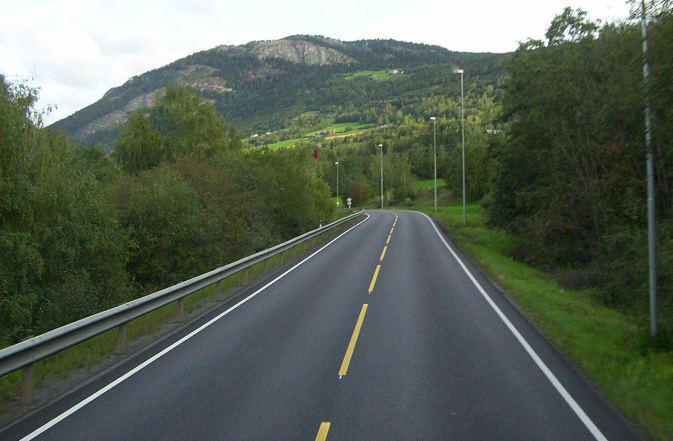
#> input picture OpenCV/imgs/Road_in_Norway.jpg, 1346 x 882 px, found by its file name (shown at 1/2 size)
$ python hello.py
#> lines starting #> are read from the running program, lines starting #| are printed output that depends on the picture; after the words box and inside, x2 and y2 are one past the last pixel; in counts of white or black regions, pixels touching at a corner belong together
import cv2
import sys
import numpy as np
import matplotlib.pyplot as plt

def canny(image): #Canny 해주기 위한 알고리즘
    gray = cv2.cvtColor(lane_image,cv2.COLOR_RGB2GRAY) #흑백을 반전시키는 이유는 차선을 분석할 때 보다 쉽게 차선을 검출하기 위함, RGB는 3 Channel, Gray는 1 Channel
    blur = cv2.GaussianBlur(gray, (5,5),0)#가우시안 블러를 활용하면 노이즈 줄임(가우스 함수로 이미지 블러링)
    canny = cv2.Canny(blur,50,150)#Canny활용하여 이미지 및 영상의 윤곽선만 보여줌
    return canny

def region_of_interest(img): #도로의 지역을 마스크를 통하여 표시
    height = img.shape[0]
    polygons = np.array([
        [(600, height), (1200, height), (900,400)]
        ])
    mask = np.zeros_like(img)
    cv2.fillPoly(mask, polygons, 255)
    masked_image = cv2.bitwise_and(canny, mask)
    return masked_image

def display_lines(img, lines):
    line_image = np.zeros_like(img)
    if lines is not None:
        for line in lines:
            x1, y1, x2, y2 = line.reshape(4)
            cv2.line(line_image, (x1, y1),(x2, y2), (255,0,0), 10)
    return line_image


img = cv2.imread("C:/Users/Dongwon/Documents/GitHub/Python_for_contest/OpenCV/imgs/Road_in_Norway.jpg")
#> img is the input picture: shape (882, 1346, 3); mean B, G, R 87, 99.6, 89.3
lane_image = np.copy(img)
canny = canny(lane_image)
#> in canny, `gray = cv2.cvtColor(lane_image,cv2.COLOR_RGB2GRAY)`:
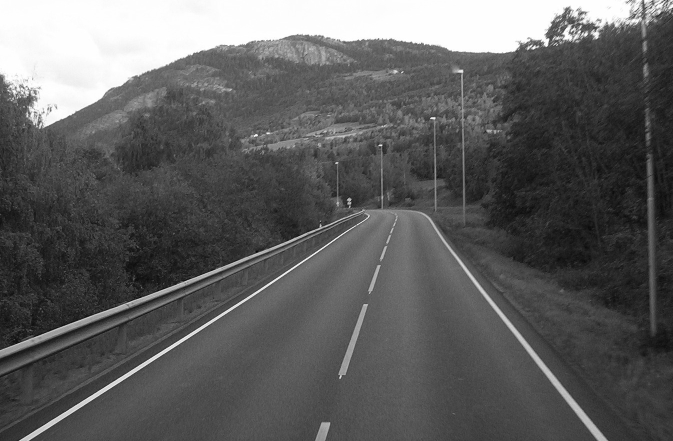
#> gray: shape (882, 1346) (shown at 1/2 size); min 1, max 255, mean 94.6
#> in canny, `canny = cv2.Canny(blur,50,150)#Canny활용하여 이미지 및 영상의 윤곽선만 보여줌`:
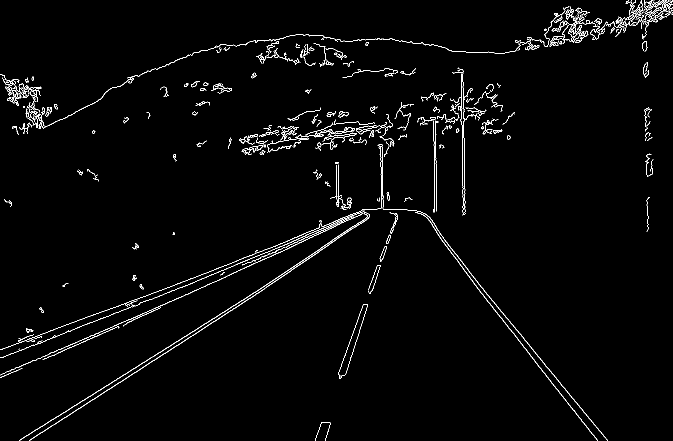
#> canny: shape (882, 1346) (shown at 1/2 size); 2% white in thin lines or dots
cropped_image = region_of_interest(canny)
#> in region_of_interest, `cv2.fillPoly(mask, polygons, 255)`:
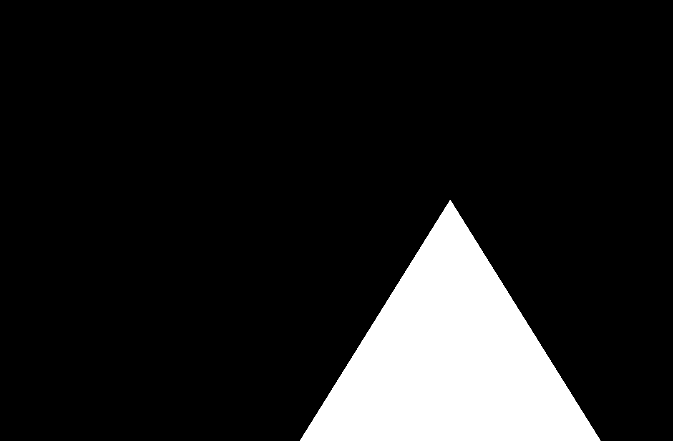
#> mask: shape (882, 1346) (shown at 1/2 size); 12.2% white; 1 white region, box (x1, y1, x2, y2) and area: (600, 400, 1201, 882) 145082
#> in region_of_interest, `masked_image = cv2.bitwise_and(canny, mask)`:
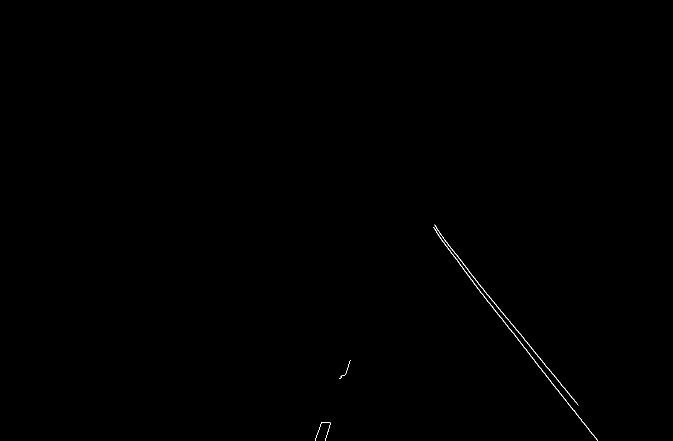
#> masked_image: shape (882, 1346) (shown at 1/2 size); 0.13% white in thin lines or dots, all inside (x1, y1, x2, y2) = (630, 449, 1196, 882)
lines  = cv2.HoughLinesP(cropped_image, 2, np.pi/180,100 )
#> lines = 37 rows, first 6: [888, 479, 927, 527], [1112, 776, 1118, 783], [996, 628, 1077, 731], [1022, 646, 1107, 750], [883, 480, 913, 519], [918, 527, 920, 529]
line_image = display_lines(lane_image, lines)
#> the loop in display_lines, `for line in lines:` made 37 passes
#> (x1, y1, x2, y2) on passes 1 to 12: (888, 479, 927, 527), (1112, 776, 1118, 783), (996, 628, 1077, 731), (1022, 646, 1107, 750), (883, 480, 913, 519), (918, 527, 920, 529), (929, 542, 949, 567), (1192, 878, 1194, 880), (928, 529, 930, 531), (1061, 712, 1063, 714), (966, 591, 971, 597), (936, 541, 1015, 638)

if img is None: #사진의 경로가 옳지 않거나, 사진에 오류가 있는 경우 예외처리 해줌
    print('Image load failed')
    sys.exit()

#plt.imshow(canny)
#plt.show()
cv2.imshow("result", line_image )
cv2.waitKey(0)
